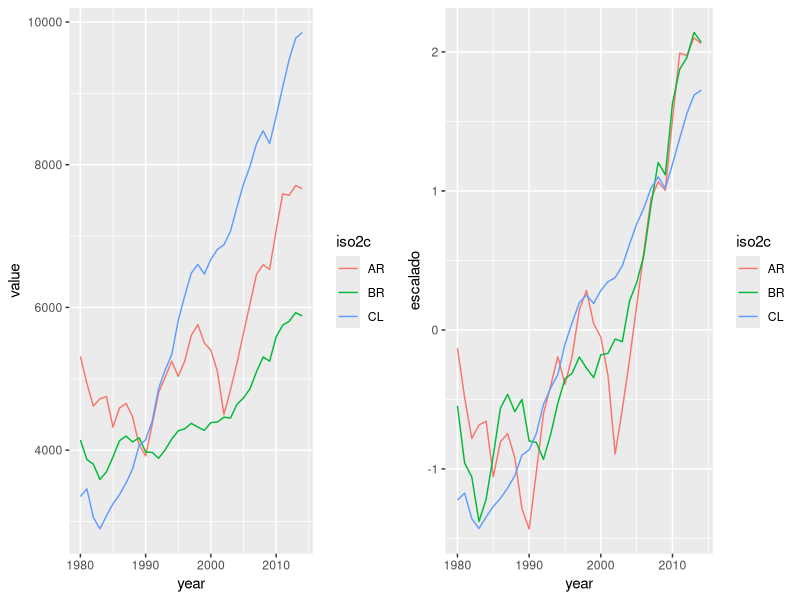

Reproduce this figure in R.

#Sys.setenv(http_proxy = 'http://10.1.103.240:3128')
#Sys.setenv(https_proxy = 'http://10.1.103.240:3128')

#install.packages('RJSONIO')
#install.packages('WDI')

setwd("/home/sergio/Escritorio/TimeSeries/TP/git/uba_st/")
setwd("/run/media/jp/LIVE/DM/71_ST/proyectos/WorlBank/git/uba_st")


library(data.table)
library(ggplot2)

dat <- read.csv("dataset_all.csv")

dt_datos <- as.data.table(dat)

# saco los registros nulos
dt_datos <- dt_datos[NY.GDP.PCAP.KD != 'NA']
setkey(dt_datos,year)

fun_escalado <- function(x) {
  z=(x-mean(x,na.rm=TRUE))/sd(x,na.rm = TRUE)
  return(z) 
}


dt_datos_escalados <- dt_datos[,list(value=NY.GDP.PCAP.KD, escalado=fun_escalado(NY.GDP.PCAP.KD), year=year),by="iso2c"]
#head(dt_datos[order(iso2c)], 30)
#head(dt_datos_escalados[order(iso2c)], 40)


# grafico con todos los paises
#datos_grafico <- dt_datos_escalados[iso2c=="AR"]
datos_grafico <- dt_datos_escalados[iso2c=="AR"|iso2c=="BR"|iso2c=="CL"]

myplot1 <- ggplot(data = datos_grafico , aes(x = year, y = value, color = iso2c))+geom_line()
myplot2 <- ggplot(data = datos_grafico , aes(x = year, y = escalado, color = iso2c))+geom_line()

#install.packages("gridExtra")
library("gridExtra")
grid.arrange(myplot1, myplot2, ncol=2)


